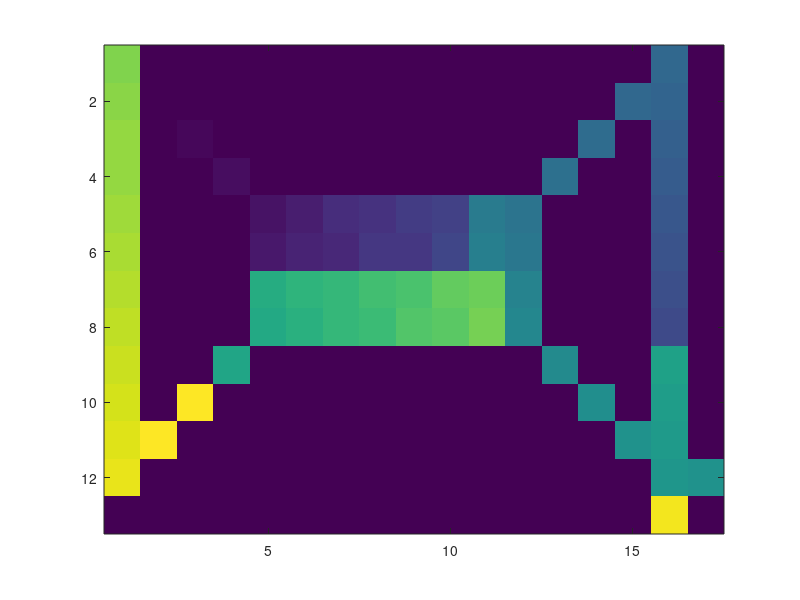

MATLAB code to generate this figure:
% serialportlist("available")
% arduinoObj = serialport("COM13",9600)
% 
% configureTerminator(arduinoObj,"CR/LF");
% flush(arduinoObj);
% arduinoObj.UserData = struct("Data",[],"Count",1)
% 
% configureCallback(arduinoObj,"terminator",@readSineWaveData);

% map sequence of values from Arduino into 2D frame reflecting sensor array
addressMapX_TOP = [2 3 4 5 5 6 6 7 7 8 8 9 9 10 10]; 
addressMapY_TOP = [2 3 4 5 6 5 6 6 5 5 6 6 5 5  6];  

addressMapX_RIGHT = flip([11 11 12 12 13 14 15 16 16 16 16 16 16 16 16]);
addressMapY_RIGHT = flip([6  5  6  5  4  3  2  1  2  3  4  5  6  7  8]);

addressMapX_RIGHTL = flip([16 16 16 16 17 15 14 13 12 12]);  % 12,17 is for calibration (right)
addressMapY_RIGHTL = flip([9  10 11 12 12 11 10 9  8  7]);  

addressMapX_BOT = flip([11 11 10 10 9 9 8 8 7 7 6 6 5 5 4]); 
addressMapY_BOT = flip([8  7  7  8  8 7 7 8 8 7 7 8 7 8 9]);

addressMapX_LEFT = flip([3  2  16 1  1  1  1 1 1 1 1 1 1 1 1]);  % 13,16 is for calibration (bottom)
addressMapY_LEFT = flip([10 11 13 12 11 10 9 8 7 6 5 4 3 2 1]);

addressMapX = [addressMapX_TOP addressMapX_RIGHT addressMapX_RIGHTL addressMapX_BOT addressMapX_LEFT];
addressMapY = [addressMapY_TOP addressMapY_RIGHT addressMapY_RIGHTL addressMapY_BOT addressMapY_LEFT];

frame_data = zeros(12+1,16+1);
size(frame_data)
% function readSineWaveData(src, ~)

% Read the ASCII data from the serialport object.
% data = readline(src);

% Convert the string data to numeric type and save it in the UserData
% property of the serialport object.
% src.UserData.Data(end+1) = str2double(data);

% Update the Count value of the serialport object.
% src.UserData.Count = src.UserData.Count + 1;

data=[1:1:70];

for(i=1:length(data))
    % notice the switch between x and y
    frame_data(addressMapY(i),addressMapX(i)) = data(i);
end    

figure
imagesc(frame_data)
size(frame_data)
frame_data

% frame_data(addressMapX(src.UserData.Data),addressMapY(src.UserData.Data)) = str2double(data);

% If 1001 data points have been collected from the Arduino, switch off the
% callbacks and plot the data.
% if src.UserData.Count > 1001
%     configureCallback(src, "off");
%     plot(src.UserData.Data(2:end));
% end
% end